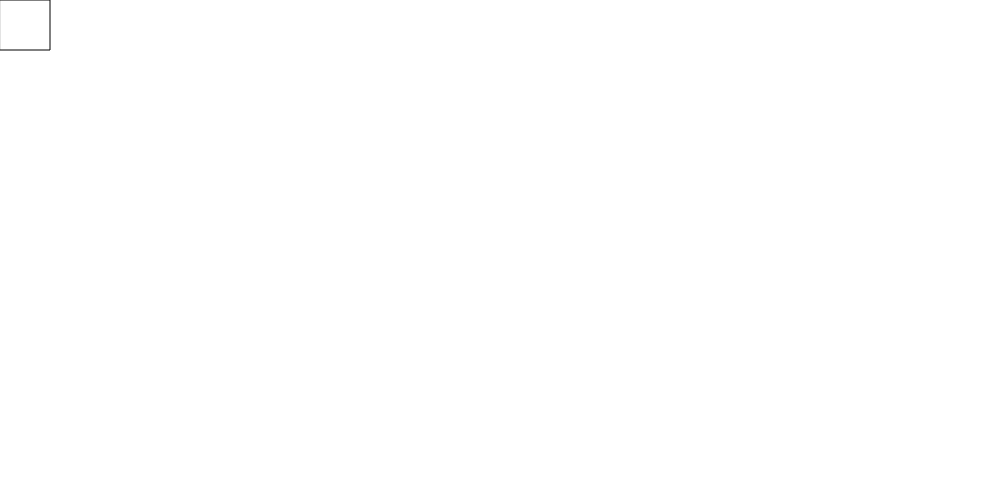
Frame 1 (no input)
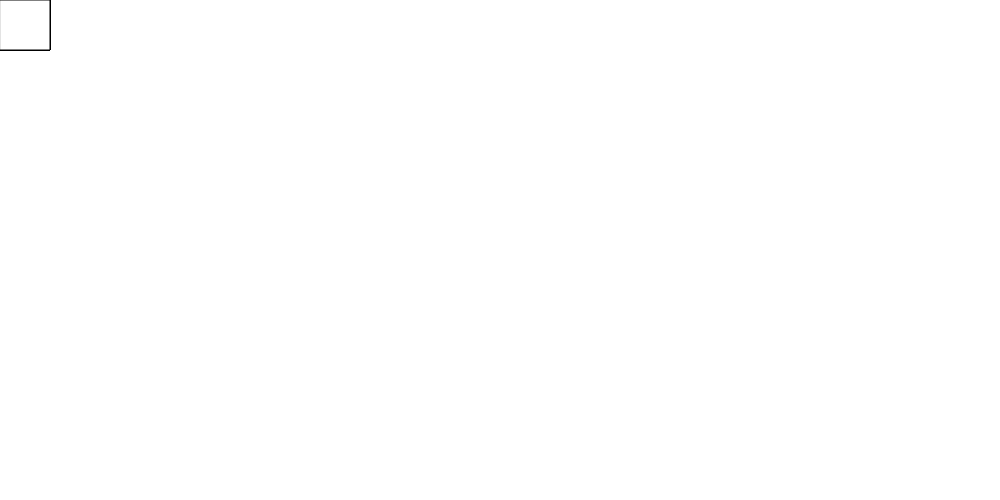
Frame 60 (no input)
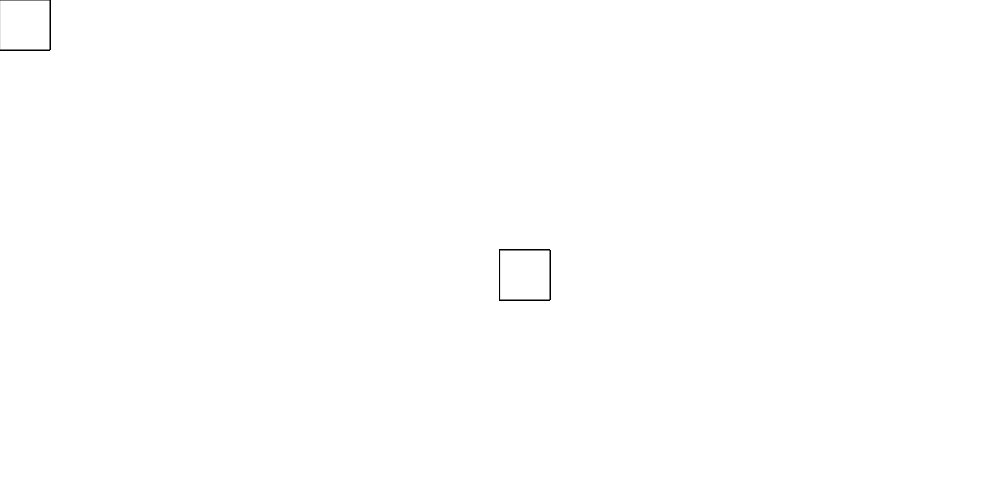
Frame 120 (the mouse pressed at the canvas centre since frame 60)

The p5.js sketch that drew these frames (run headless with seeded random() and noise() and a simulated clock; from frame 60 on, the mouse is pressed at the canvas centre):

// p5.js sketch
// ── sketch.js
function setup() {
  // put setup code here
  createCanvas(1000, 500);
}

function draw() {
  // put drawing code here

  rect(mouseX, mouseY, 50, 50) ;
}
